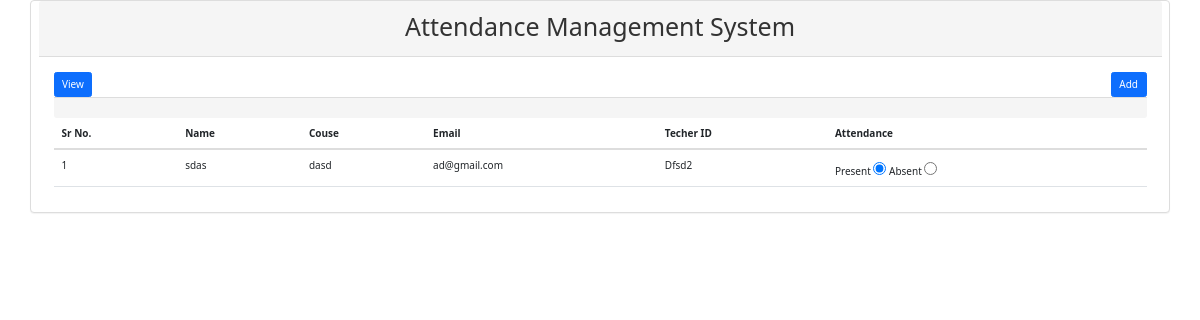
/tviewp5.php?date=08-02-22, run on the app's committed database.
### tables this page shows
CREATE TABLE `teachattendance5` (
  `at_id` int(11) NOT NULL,
  `value` varchar(50) NOT NULL,
  `reg_id` int(11) NOT NULL,
  `date` varchar(30) NOT NULL DEFAULT current_timestamp()
);

CREATE TABLE `teach5` (
  `reg_id` int(11) NOT NULL,
  `name` varchar(50) NOT NULL,
  `fname` varchar(50) NOT NULL,
  `email` varchar(100) NOT NULL,
  `roll` varchar(10) NOT NULL
);

### tviewp5.php (the view, shortened to what this page needs)
<?php include_once('connection.php'); ?>
<!DOCTYPE html>
<html lang="en">
<head>
 <link href="https://cdn.jsdelivr.net/npm/bootstrap@5.1.3/dist/css/bootstrap.min.css" rel="stylesheet">
<link rel="stylesheet" href="bootstrap/bootstrap.min.css">
  <link rel="stylesheet" href="https://maxcdn.bootstrapcdn.com/bootstrap/3.4.1/css/bootstrap.min.css">
 <link href="https://cdn.jsdelivr.net/npm/bootstrap@5.1.3/dist/css/bootstrap.min.css" rel="stylesheet">
</head>
<body>
 <div class="panel panel-default container">
  <div class="panel-heading">
    <h1 style="text-align : center">Attendance Management System</h1>
  </div>
  <div class="panel-body">
   <a href="#" class="btn btn-primary">View</a>
   <a href="tadd5.php" class="btn btn-primary pull-right" style="float:right">Add</a>
  <form method="post">
     <div class="table-responsive">
  <table class="table">
   <thead>
   <tr>
    <th>Sr No.</th>
    <th>Name</th>
    <th>Couse</th>
    <th>Email</th>
    <th>Techer ID</th>
    <th>Attendance</th>
   </tr>
   </thead>
     <?php
     if($_GET['date']){
      $date = $_GET['date'];
      $query = "select teach5.*,teachattendance5.* from teachattendance5
      inner join teach5 on teachattendance5.reg_id=teach5.reg_id and teachattendance5.date = '$date'";
      $result = $link->query($query);
      if($result->num_rows>0){
       $i=0;
       while($val=$result->fetch_assoc()){
         $i++;
     ?>
   <tr>
    <td><?php echo $i; ?></td>
    <td><?php echo $val['name']; ?></td>
     <td><?php echo $val['fname']; ?></td>
      <td><?php echo $val['email']; ?></td>
      <td><?php echo $val['roll']; ?></td>
      <td>
       Present <input type="radio" value="Present"
       <?php
         if($val['value']=='Present')
         echo 'checked';
       ?>
       >
       Absent <input type="radio" value="Absent"
       <?php
         if($val['value']=='Absent')
         echo 'checked';
       ?>
       >
      </td>
   </tr>
      <?php }}} ?>
       </div>
  </div>
  <div class="panel-footer">
  </div>
 </div>
</body>
</html>

### data on the page
teachattendance5: teach5.name "sdas", teach5.fname "dasd", teach5.email "ad@gmail.com", teach5.roll "Dfsd2", value "☑"
